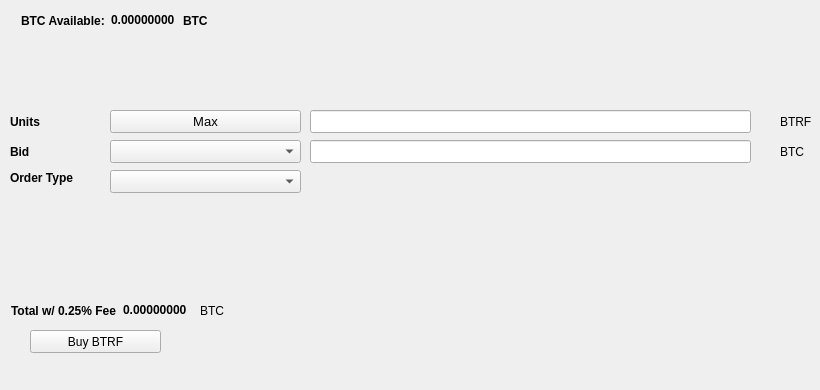
   <widget class="QWidget" name="BuyTab">
    <attribute name="title">
     <string>Buy</string>
    </attribute>
    <widget class="QPushButton" name="BuyBTRF">
     <property name="geometry">
      <rect>
       <x>30</x>
       <y>330</y>
       <width>131</width>
       <height>23</height>
      </rect>
     </property>
     <property name="text">
      <string>Buy BTRF</string>
     </property>
     <property name="icon">
      <iconset resource="../bittransfer.qrc">
       <normaloff>:/icons/bitcoin</normaloff>:/icons/bitcoin</iconset>
     </property>
    </widget>
    <widget class="QLabel" name="label_3">
     <property name="geometry">
      <rect>
       <x>10</x>
       <y>110</y>
       <width>46</width>
       <height>23</height>
      </rect>
     </property>
     <property name="font">
      <font>
       <weight>75</weight>
       <bold>true</bold>
      </font>
     </property>
     <property name="text">
      <string>Units</string>
     </property>
    </widget>
    <widget class="QLineEdit" name="UnitsInput">
     <property name="geometry">
      <rect>
       <x>310</x>
       <y>110</y>
       <width>441</width>
       <height>23</height>
      </rect>
     </property>
     <property name="font">
      <font>
       <pointsize>9</pointsize>
       <weight>75</weight>
       <bold>true</bold>
      </font>
     </property>
    </widget>
    <widget class="QLineEdit" name="BuyBidPriceEdit">
     <property name="geometry">
      <rect>
       <x>310</x>
       <y>140</y>
       <width>441</width>
       <height>23</height>
      </rect>
     </property>
     <property name="font">
      <font>
       <pointsize>9</pointsize>
       <weight>75</weight>
       <bold>true</bold>
      </font>
     </property>
    </widget>
    <widget class="QLabel" name="label_4">
     <property name="geometry">
      <rect>
       <x>780</x>
       <y>110</y>
       <width>31</width>
       <height>23</height>
      </rect>
     </property>
     <property name="text">
      <string>BTRF</string>
     </property>
    </widget>
    <widget class="QLabel" name="label_5">
     <property name="geometry">
      <rect>
       <x>780</x>
       <y>140</y>
       <width>31</width>
       <height>23</height>
      </rect>
     </property>
     <property name="text">
      <string>BTC</string>
     </property>
    </widget>
    <widget class="QLabel" name="label_6">
     <property name="geometry">
      <rect>
       <x>10</x>
       <y>140</y>
       <width>46</width>
       <height>23</height>
      </rect>
     </property>
     <property name="font">
      <font>
       <weight>75</weight>
       <bold>true</bold>
      </font>
     </property>
     <property name="text">
      <string>Bid</string>
     </property>
    </widget>
    <widget class="QLabel" name="label_7">
     <property name="geometry">
      <rect>
       <x>10</x>
       <y>170</y>
       <width>91</width>
       <height>16</height>
      </rect>
     </property>
     <property name="font">
      <font>
       <weight>75</weight>
       <bold>true</bold>
      </font>
     </property>
     <property name="text">
      <string>Order Type</string>
     </property>
    </widget>
    <widget class="QPushButton" name="Buy_Max_Amount">
     <property name="geometry">
      <rect>
       <x>110</x>
       <y>110</y>
       <width>191</width>
       <height>23</height>
      </rect>
     </property>
     <property name="font">
      <font>
       <pointsize>10</pointsize>
      </font>
     </property>
     <property name="text">
      <string>Max</string>
     </property>
    </widget>
    <widget class="QComboBox" name="BuyBidcomboBox">
     <property name="geometry">
      <rect>
       <x>110</x>
       <y>140</y>
       <width>191</width>
       <height>23</height>
      </rect>
     </property>
     <property name="font">
      <font>
       <pointsize>10</pointsize>
      </font>
     </property>
    </widget>
    <widget class="QComboBox" name="buyOrdertypeCombo">
     <property name="geometry">
      <rect>
       <x>110</x>
       <y>170</y>
       <width>191</width>
       <height>23</height>
      </rect>
     </property>
     <property name="font">
      <font>
       <pointsize>10</pointsize>
      </font>
     </property>
    </widget>
    <widget class="QWidget" name="layoutWidget1">
     <property name="geometry">
      <rect>
       <x>21</x>
       <y>11</y>
       <width>227</width>
       <height>19</height>
      </rect>
     </property>
     <layout class="QHBoxLayout" name="horizontalLayout_3">
      <item>
       <widget class="QLabel" name="label232">
        <property name="font">
         <font>
          <weight>75</weight>
          <bold>true</bold>
         </font>
        </property>
        <property name="text">
         <string>BTC Available:</string>
        </property>
       </widget>
      </item>
      <item>
       <widget class="QLabel" name="BtcAvailableLbl">
        <property name="palette">
         <palette>
          <active>
           <colorrole role="WindowText">
            <brush brushstyle="SolidPattern">
             <color alpha="255">
              <red>0</red>
              <green>0</green>
              <blue>0</blue>
             </color>
            </brush>
           </colorrole>
           <colorrole role="Button">
            <brush brushstyle="SolidPattern">
             <color alpha="255">
              <red>0</red>
              <green>170</green>
              <blue>0</blue>
             </color>
            </brush>
           </colorrole>
           <colorrole role="Light">
            <brush brushstyle="SolidPattern">
             <color alpha="255">
              <red>0</red>
              <green>255</green>
              <blue>0</blue>
             </color>
            </brush>
           </colorrole>
           <colorrole role="Midlight">
            <brush brushstyle="SolidPattern">
             <color alpha="255">
              <red>0</red>
              <green>212</green>
              <blue>0</blue>
             </color>
            </brush>
           </colorrole>
           <colorrole role="Dark">
            <brush brushstyle="SolidPattern">
             <color alpha="255">
              <red>0</red>
              <green>85</green>
              <blue>0</blue>
             </color>
            </brush>
           </colorrole>
           <colorrole role="Mid">
            <brush brushstyle="SolidPattern">
             <color alpha="255">
              <red>0</red>
              <green>113</green>
              <blue>0</blue>
             </color>
            </brush>
           </colorrole>
           <colorrole role="Text">
            <brush brushstyle="SolidPattern">
             <color alpha="255">
              <red>0</red>
              <green>170</green>
              <blue>0</blue>
             </color>
            </brush>
           </colorrole>
           <colorrole role="BrightText">
            <brush brushstyle="SolidPattern">
             <color alpha="255">
              <red>255</red>
              <green>255</green>
              <blue>255</blue>
             </color>
            </brush>
           </colorrole>
           <colorrole role="ButtonText">
            <brush brushstyle="SolidPattern">
             <color alpha="255">
              <red>0</red>
              <green>0</green>
              <blue>0</blue>
             </color>
            </brush>
           </colorrole>
           <colorrole role="Base">
            <brush brushstyle="SolidPattern">
             <color alpha="255">
              <red>255</red>
              <green>255</green>
              <blue>255</blue>
             </color>
            </brush>
           </colorrole>
           <colorrole role="Window">
            <brush brushstyle="SolidPattern">
             <color alpha="255">
              <red>0</red>
              <green>170</green>
              <blue>0</blue>
             </color>
            </brush>
           </colorrole>
           <colorrole role="Shadow">
            <brush brushstyle="SolidPattern">
             <color alpha="255">
              <red>0</red>
              <green>0</green>
              <blue>0</blue>
             </color>
            </brush>
           </colorrole>
           <colorrole role="AlternateBase">
            <brush brushstyle="SolidPattern">
             <color alpha="255">
              <red>127</red>
              <green>212</green>
              <blue>127</blue>
             </color>
            </brush>
           </colorrole>
           <colorrole role="ToolTipBase">
            <brush brushstyle="SolidPattern">
             <color alpha="255">
              <red>255</red>
              <green>255</green>
              <blue>220</blue>
             </color>
            </brush>
           </colorrole>
           <colorrole role="ToolTipText">
            <brush brushstyle="SolidPattern">
             <color alpha="255">
              <red>0</red>
              <green>0</green>
              <blue>0</blue>
             </color>
            </brush>
           </colorrole>
          </active>
          <inactive>
           <colorrole role="WindowText">
            <brush brushstyle="SolidPattern">
             <color alpha="255">
              <red>0</red>
              <green>0</green>
              <blue>0</blue>
             </color>
            </brush>
           </colorrole>
           <colorrole role="Button">
            <brush brushstyle="SolidPattern">
             <color alpha="255">
              <red>0</red>
              <green>170</green>
              <blue>0</blue>
             </color>
            </brush>
           </colorrole>
           <colorrole role="Light">
            <brush brushstyle="SolidPattern">
             <color alpha="255">
              <red>0</red>
              <green>255</green>
              <blue>0</blue>
             </color>
            </brush>
           </colorrole>
           <colorrole role="Midlight">
            <brush brushstyle="SolidPattern">
             <color alpha="255">
              <red>0</red>
              <green>212</green>
              <blue>0</blue>
             </color>
            </brush>
           </colorrole>
           <colorrole role="Dark">
            <brush brushstyle="SolidPattern">
             <color alpha="255">
              <red>0</red>
              <green>85</green>
              <blue>0</blue>
             </color>
            </brush>
           </colorrole>
           <colorrole role="Mid">
            <brush brushstyle="SolidPattern">
             <color alpha="255">
              <red>0</red>
              <green>113</green>
              <blue>0</blue>
             </color>
            </brush>
           </colorrole>
           <colorrole role="Text">
            <brush brushstyle="SolidPattern">
             <color alpha="255">
              <red>0</red>
              <green>170</green>
              <blue>0</blue>
             </color>
            </brush>
           </colorrole>
           <colorrole role="BrightText">
            <brush brushstyle="SolidPattern">
             <color alpha="255">
              <red>255</red>
              <green>255</green>
              <blue>255</blue>
             </color>
            </brush>
           </colorrole>
           <colorrole role="ButtonText">
            <brush brushstyle="SolidPattern">
             <color alpha="255">
              <red>0</red>
              <green>0</green>
              <blue>0</blue>
             </color>
            </brush>
           </colorrole>
           <colorrole role="Base">
            <brush brushstyle="SolidPattern">
             <color alpha="255">
              <red>255</red>
              <green>255</green>
              <blue>255</blue>
             </color>
            </brush>
           </colorrole>
           <colorrole role="Window">
            <brush brushstyle="SolidPattern">
             <color alpha="255">
              <red>0</red>
              <green>170</green>
              <blue>0</blue>
             </color>
            </brush>
           </colorrole>
           <colorrole role="Shadow">
            <brush brushstyle="SolidPattern">
             <color alpha="255">
              <red>0</red>
              <green>0</green>
              <blue>0</blue>
             </color>
            </brush>
           </colorrole>
           <colorrole role="AlternateBase">
            <brush brushstyle="SolidPattern">
             <color alpha="255">
              <red>127</red>
              <green>212</green>
              <blue>127</blue>
             </color>
            </brush>
           </colorrole>
           <colorrole role="ToolTipBase">
            <brush brushstyle="SolidPattern">
             <color alpha="255">
              <red>255</red>
              <green>255</green>
              <blue>220</blue>
             </color>
            </brush>
           </colorrole>
           <colorrole role="ToolTipText">
            <brush brushstyle="SolidPattern">
             <color alpha="255">
              <red>0</red>
              <green>0</green>
              <blue>0</blue>
             </color>
            </brush>
           </colorrole>
          </inactive>
          <disabled>
           <colorrole role="WindowText">
            <brush brushstyle="SolidPattern">
             <color alpha="255">
              <red>0</red>
              <green>85</green>
              <blue>0</blue>
             </color>
            </brush>
           </colorrole>
           <colorrole role="Button">
            <brush brushstyle="SolidPattern">
             <color alpha="255">
              <red>0</red>
              <green>170</green>
              <blue>0</blue>
             </color>
            </brush>
           </colorrole>
           <colorrole role="Light">
            <brush brushstyle="SolidPattern">
             <color alpha="255">
              <red>0</red>
              <green>255</green>
              <blue>0</blue>
             </color>
            </brush>
           </colorrole>
           <colorrole role="Midlight">
            <brush brushstyle="SolidPattern">
             <color alpha="255">
              <red>0</red>
              <green>212</green>
              <blue>0</blue>
             </color>
            </brush>
           </colorrole>
           <colorrole role="Dark">
            <brush brushstyle="SolidPattern">
             <color alpha="255">
              <red>0</red>
              <green>85</green>
              <blue>0</blue>
             </color>
            </brush>
           </colorrole>
           <colorrole role="Mid">
            <brush brushstyle="SolidPattern">
             <color alpha="255">
              <red>0</red>
              <green>113</green>
              <blue>0</blue>
             </color>
            </brush>
           </colorrole>
           <colorrole role="Text">
            <brush brushstyle="SolidPattern">
             <color alpha="255">
              <red>0</red>
              <green>85</green>
              <blue>0</blue>
             </color>
            </brush>
           </colorrole>
           <colorrole role="BrightText">
            <brush brushstyle="SolidPattern">
             <color alpha="255">
              <red>255</red>
              <green>255</green>
              <blue>255</blue>
             </color>
            </brush>
           </colorrole>
           <colorrole role="ButtonText">
            <brush brushstyle="SolidPattern">
             <color alpha="255">
              <red>0</red>
              <green>85</green>
              <blue>0</blue>
             </color>
            </brush>
           </colorrole>
           <colorrole role="Base">
            <brush brushstyle="SolidPattern">
             <color alpha="255">
              <red>0</red>
              <green>170</green>
              <blue>0</blue>
             </color>
            </brush>
           </colorrole>
           <colorrole role="Window">
            <brush brushstyle="SolidPattern">
             <color alpha="255">
              <red>0</red>
              <green>170</green>
              <blue>0</blue>
             </color>
            </brush>
           </colorrole>
           <colorrole role="Shadow">
            <brush brushstyle="SolidPattern">
             <color alpha="255">
              <red>0</red>
              <green>0</green>
              <blue>0</blue>
             </color>
            </brush>
           </colorrole>
           <colorrole role="AlternateBase">
            <brush brushstyle="SolidPattern">
             <color alpha="255">
              <red>0</red>
              <green>170</green>
              <blue>0</blue>
             </color>
            </brush>
           </colorrole>
           <colorrole role="ToolTipBase">
            <brush brushstyle="SolidPattern">
             <color alpha="255">
              <red>255</red>
              <green>255</green>
              <blue>220</blue>
             </color>
            </brush>
           </colorrole>
           <colorrole role="ToolTipText">
            <brush brushstyle="SolidPattern">
             <color alpha="255">
              <red>0</red>
              <green>0</green>
              <blue>0</blue>
             </color>
            </brush>
           </colorrole>
          </disabled>
         </palette>
        </property>
        <property name="font">
         <font>
          <weight>75</weight>
          <bold>true</bold>
         </font>
        </property>
        <property name="text">
         <string>0.00000000</string>
        </property>
        <property name="textInteractionFlags">
         <set>Qt::LinksAccessibleByMouse|Qt::TextSelectableByKeyboard|Qt::TextSelectableByMouse</set>
        </property>
       </widget>
      </item>
      <item>
       <widget class="QLabel" name="BtcAvailableLbl_2">
        <property name="font">
         <font>
          <weight>75</weight>
          <bold>true</bold>
         </font>
        </property>
        <property name="text">
         <string>BTC</string>
        </property>
       </widget>
      </item>
     </layout>
    </widget>
    <widget class="QWidget" name="layoutWidge2">
     <property name="geometry">
      <rect>
       <x>11</x>
       <y>301</y>
       <width>259</width>
       <height>19</height>
      </rect>
     </property>
     <layout class="QHBoxLayout" name="horizontalLayout_4">
      <item>
       <widget class="QLabel" name="label_9">
        <property name="font">
         <font>
          <weight>75</weight>
          <bold>true</bold>
         </font>
        </property>
        <property name="text">
         <string>Total w/ 0.25% Fee</string>
        </property>
       </widget>
      </item>
      <item>
       <widget class="QLabel" name="BuyCostLabel">
        <property name="palette">
         <palette>
          <active>
           <colorrole role="WindowText">
            <brush brushstyle="SolidPattern">
             <color alpha="255">
              <red>0</red>
              <green>0</green>
              <blue>0</blue>
             </color>
            </brush>
           </colorrole>
           <colorrole role="Button">
            <brush brushstyle="SolidPattern">
             <color alpha="255">
              <red>0</red>
              <green>170</green>
              <blue>0</blue>
             </color>
            </brush>
           </colorrole>
           <colorrole role="Light">
            <brush brushstyle="SolidPattern">
             <color alpha="255">
              <red>0</red>
              <green>255</green>
              <blue>0</blue>
             </color>
            </brush>
           </colorrole>
           <colorrole role="Midlight">
            <brush brushstyle="SolidPattern">
             <color alpha="255">
              <red>0</red>
              <green>212</green>
              <blue>0</blue>
             </color>
            </brush>
           </colorrole>
           <colorrole role="Dark">
            <brush brushstyle="SolidPattern">
             <color alpha="255">
              <red>0</red>
              <green>85</green>
              <blue>0</blue>
             </color>
            </brush>
           </colorrole>
           <colorrole role="Mid">
            <brush brushstyle="SolidPattern">
             <color alpha="255">
              <red>0</red>
              <green>113</green>
              <blue>0</blue>
             </color>
            </brush>
           </colorrole>
           <colorrole role="Text">
            <brush brushstyle="SolidPattern">
             <color alpha="255">
              <red>0</red>
              <green>170</green>
              <blue>0</blue>
             </color>
            </brush>
           </colorrole>
           <colorrole role="BrightText">
            <brush brushstyle="SolidPattern">
             <color alpha="255">
              <red>255</red>
              <green>255</green>
              <blue>255</blue>
             </color>
            </brush>
           </colorrole>
           <colorrole role="ButtonText">
            <brush brushstyle="SolidPattern">
             <color alpha="255">
              <red>0</red>
              <green>0</green>
              <blue>0</blue>
             </color>
            </brush>
           </colorrole>
           <colorrole role="Base">
            <brush brushstyle="SolidPattern">
             <color alpha="255">
              <red>255</red>
              <green>255</green>
              <blue>255</blue>
             </color>
            </brush>
           </colorrole>
           <colorrole role="Window">
            <brush brushstyle="SolidPattern">
             <color alpha="255">
              <red>0</red>
              <green>170</green>
              <blue>0</blue>
             </color>
            </brush>
           </colorrole>
           <colorrole role="Shadow">
            <brush brushstyle="SolidPattern">
             <color alpha="255">
              <red>0</red>
              <green>0</green>
              <blue>0</blue>
             </color>
            </brush>
           </colorrole>
           <colorrole role="AlternateBase">
            <brush brushstyle="SolidPattern">
             <color alpha="255">
              <red>127</red>
              <green>212</green>
              <blue>127</blue>
             </color>
            </brush>
           </colorrole>
           <colorrole role="ToolTipBase">
            <brush brushstyle="SolidPattern">
             <color alpha="255">
              <red>255</red>
              <green>255</green>
              <blue>220</blue>
             </color>
            </brush>
           </colorrole>
           <colorrole role="ToolTipText">
            <brush brushstyle="SolidPattern">
             <color alpha="255">
              <red>0</red>
              <green>0</green>
              <blue>0</blue>
             </color>
            </brush>
           </colorrole>
          </active>
          <inactive>
           <colorrole role="WindowText">
            <brush brushstyle="SolidPattern">
             <color alpha="255">
              <red>0</red>
              <green>0</green>
              <blue>0</blue>
             </color>
            </brush>
           </colorrole>
           <colorrole role="Button">
            <brush brushstyle="SolidPattern">
             <color alpha="255">
              <red>0</red>
              <green>170</green>
              <blue>0</blue>
             </color>
            </brush>
           </colorrole>
           <colorrole role="Light">
            <brush brushstyle="SolidPattern">
             <color alpha="255">
              <red>0</red>
              <green>255</green>
              <blue>0</blue>
             </color>
            </brush>
           </colorrole>
           <colorrole role="Midlight">
            <brush brushstyle="SolidPattern">
             <color alpha="255">
              <red>0</red>
              <green>212</green>
              <blue>0</blue>
             </color>
            </brush>
           </colorrole>
           <colorrole role="Dark">
            <brush brushstyle="SolidPattern">
             <color alpha="255">
              <red>0</red>
              <green>85</green>
              <blue>0</blue>
             </color>
            </brush>
           </colorrole>
           <colorrole role="Mid">
            <brush brushstyle="SolidPattern">
             <color alpha="255">
              <red>0</red>
              <green>113</green>
              <blue>0</blue>
             </color>
            </brush>
           </colorrole>
           <colorrole role="Text">
            <brush brushstyle="SolidPattern">
             <color alpha="255">
              <red>0</red>
              <green>170</green>
              <blue>0</blue>
             </color>
            </brush>
           </colorrole>
           <colorrole role="BrightText">
            <brush brushstyle="SolidPattern">
             <color alpha="255">
              <red>255</red>
              <green>255</green>
              <blue>255</blue>
             </color>
            </brush>
           </colorrole>
           <colorrole role="ButtonText">
            <brush brushstyle="SolidPattern">
             <color alpha="255">
              <red>0</red>
              <green>0</green>
              <blue>0</blue>
             </color>
            </brush>
           </colorrole>
           <colorrole role="Base">
            <brush brushstyle="SolidPattern">
             <color alpha="255">
              <red>255</red>
              <green>255</green>
              <blue>255</blue>
             </color>
            </brush>
           </colorrole>
           <colorrole role="Window">
            <brush brushstyle="SolidPattern">
             <color alpha="255">
              <red>0</red>
              <green>170</green>
              <blue>0</blue>
             </color>
            </brush>
           </colorrole>
           <colorrole role="Shadow">
            <brush brushstyle="SolidPattern">
             <color alpha="255">
              <red>0</red>
              <green>0</green>
              <blue>0</blue>
             </color>
            </brush>
           </colorrole>
           <colorrole role="AlternateBase">
            <brush brushstyle="SolidPattern">
             <color alpha="255">
              <red>127</red>
              <green>212</green>
              <blue>127</blue>
             </color>
            </brush>
           </colorrole>
           <colorrole role="ToolTipBase">
            <brush brushstyle="SolidPattern">
             <color alpha="255">
              <red>255</red>
              <green>255</green>
              <blue>220</blue>
             </color>
            </brush>
           </colorrole>
           <colorrole role="ToolTipText">
            <brush brushstyle="SolidPattern">
             <color alpha="255">
              <red>0</red>
              <green>0</green>
              <blue>0</blue>
             </color>
            </brush>
           </colorrole>
          </inactive>
          <disabled>
           <colorrole role="WindowText">
            <brush brushstyle="SolidPattern">
             <color alpha="255">
              <red>0</red>
              <green>85</green>
              <blue>0</blue>
             </color>
            </brush>
           </colorrole>
           <colorrole role="Button">
            <brush brushstyle="SolidPattern">
             <color alpha="255">
              <red>0</red>
              <green>170</green>
              <blue>0</blue>
             </color>
            </brush>
           </colorrole>
           <colorrole role="Light">
            <brush brushstyle="SolidPattern">
             <color alpha="255">
              <red>0</red>
              <green>255</green>
              <blue>0</blue>
             </color>
            </brush>
           </colorrole>
           <colorrole role="Midlight">
            <brush brushstyle="SolidPattern">
             <color alpha="255">
              <red>0</red>
              <green>212</green>
              <blue>0</blue>
             </color>
            </brush>
           </colorrole>
           <colorrole role="Dark">
            <brush brushstyle="SolidPattern">
             <color alpha="255">
              <red>0</red>
              <green>85</green>
              <blue>0</blue>
             </color>
            </brush>
           </colorrole>
           <colorrole role="Mid">
            <brush brushstyle="SolidPattern">
             <color alpha="255">
              <red>0</red>
              <green>113</green>
              <blue>0</blue>
             </color>
            </brush>
           </colorrole>
           <colorrole role="Text">
            <brush brushstyle="SolidPattern">
             <color alpha="255">
              <red>0</red>
              <green>85</green>
              <blue>0</blue>
             </color>
            </brush>
           </colorrole>
           <colorrole role="BrightText">
            <brush brushstyle="SolidPattern">
             <color alpha="255">
              <red>255</red>
              <green>255</green>
              <blue>255</blue>
             </color>
            </brush>
           </colorrole>
           <colorrole role="ButtonText">
            <brush brushstyle="SolidPattern">
             <color alpha="255">
              <red>0</red>
              <green>85</green>
              <blue>0</blue>
             </color>
            </brush>
           </colorrole>
           <colorrole role="Base">
            <brush brushstyle="SolidPattern">
             <color alpha="255">
              <red>0</red>
              <green>170</green>
              <blue>0</blue>
             </color>
            </brush>
           </colorrole>
           <colorrole role="Window">
            <brush brushstyle="SolidPattern">
             <color alpha="255">
              <red>0</red>
              <green>170</green>
              <blue>0</blue>
             </color>
            </brush>
           </colorrole>
           <colorrole role="Shadow">
            <brush brushstyle="SolidPattern">
             <color alpha="255">
              <red>0</red>
              <green>0</green>
              <blue>0</blue>
             </color>
            </brush>
           </colorrole>
           <colorrole role="AlternateBase">
            <brush brushstyle="SolidPattern">
             <color alpha="255">
              <red>0</red>
              <green>170</green>
              <blue>0</blue>
             </color>
            </brush>
           </colorrole>
           <colorrole role="ToolTipBase">
            <brush brushstyle="SolidPattern">
             <color alpha="255">
              <red>255</red>
              <green>255</green>
              <blue>220</blue>
             </color>
            </brush>
           </colorrole>
           <colorrole role="ToolTipText">
            <brush brushstyle="SolidPattern">
             <color alpha="255">
              <red>0</red>
              <green>0</green>
              <blue>0</blue>
             </color>
            </brush>
           </colorrole>
          </disabled>
         </palette>
        </property>
        <property name="font">
         <font>
          <weight>75</weight>
          <bold>true</bold>
         </font>
        </property>
        <property name="autoFillBackground">
         <bool>false</bool>
        </property>
        <property name="text">
         <string>0.00000000</string>
        </property>
        <property name="textInteractionFlags">
         <set>Qt::LinksAccessibleByMouse|Qt::TextSelectableByMouse</set>
        </property>
       </widget>
      </item>
      <item>
       <widget class="QLabel" name="label_10">
        <property name="font">
         <font>
          <weight>50</weight>
          <bold>false</bold>
         </font>
        </property>
        <property name="text">
         <string>BTC</string>
        </property>
       </widget>
      </item>
     </layout>
    </widget>
    <widget class="QLabel" name="label_24">
     <property name="geometry">
      <rect>
       <x>460</x>
       <y>300</y>
       <width>281</width>
       <height>81</height>
      </rect>
     </property>
     <property name="text">
      <string/>
     </property>
     <property name="pixmap">
      <pixmap>:/images/bittrex</pixmap>
     </property>
    </widget>
   </widget>
